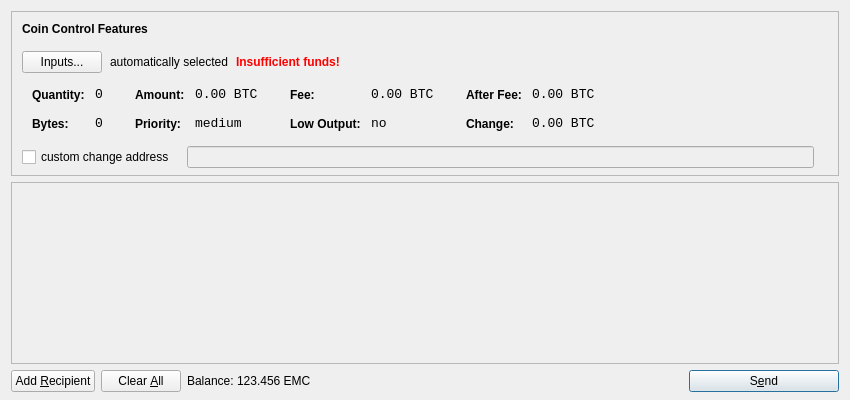
<?xml version="1.0" encoding="UTF-8"?>
<ui version="4.0">
 <class>SendCoinsDialog</class>
 <widget class="QDialog" name="SendCoinsDialog">
  <property name="geometry">
   <rect>
    <x>0</x>
    <y>0</y>
    <width>850</width>
    <height>400</height>
   </rect>
  </property>
  <property name="windowTitle">
   <string>Send Coins</string>
  </property>
  <layout class="QVBoxLayout" name="verticalLayout" stretch="0,1,0">
   <property name="bottomMargin">
    <number>8</number>
   </property>
   <item>
    <widget class="QFrame" name="frameCoinControl">
     <property name="sizePolicy">
      <sizepolicy hsizetype="Expanding" vsizetype="Expanding">
       <horstretch>0</horstretch>
       <verstretch>0</verstretch>
      </sizepolicy>
     </property>
     <property name="maximumSize">
      <size>
       <width>16777215</width>
       <height>16777215</height>
      </size>
     </property>
     <property name="frameShape">
      <enum>QFrame::StyledPanel</enum>
     </property>
     <property name="frameShadow">
      <enum>QFrame::Sunken</enum>
     </property>
     <layout class="QVBoxLayout" name="verticalLayoutCoinControl2">
      <property name="spacing">
       <number>-1</number>
      </property>
      <property name="leftMargin">
       <number>0</number>
      </property>
      <property name="topMargin">
       <number>0</number>
      </property>
      <property name="rightMargin">
       <number>0</number>
      </property>
      <property name="bottomMargin">
       <number>6</number>
      </property>
      <item>
       <layout class="QVBoxLayout" name="verticalLayoutCoinControl" stretch="0,0,0,0,1">
        <property name="spacing">
         <number>0</number>
        </property>
        <property name="leftMargin">
         <number>10</number>
        </property>
        <property name="topMargin">
         <number>10</number>
        </property>
        <item>
         <layout class="QHBoxLayout" name="horizontalLayoutCoinControl1">
          <property name="bottomMargin">
           <number>15</number>
          </property>
          <item>
           <widget class="QLabel" name="labelCoinControlFeatures">
            <property name="sizePolicy">
             <sizepolicy hsizetype="Preferred" vsizetype="Maximum">
              <horstretch>0</horstretch>
              <verstretch>0</verstretch>
             </sizepolicy>
            </property>
            <property name="font">
             <font>
              <weight>75</weight>
              <bold>true</bold>
             </font>
            </property>
            <property name="styleSheet">
             <string notr="true">font-weight:bold;</string>
            </property>
            <property name="text">
             <string>Coin Control Features</string>
            </property>
           </widget>
          </item>
         </layout>
        </item>
        <item>
         <layout class="QHBoxLayout" name="horizontalLayoutCoinControl2" stretch="0,0,0,0">
          <property name="spacing">
           <number>8</number>
          </property>
          <property name="bottomMargin">
           <number>10</number>
          </property>
          <item>
           <widget class="QPushButton" name="pushButtonCoinControl">
            <property name="styleSheet">
             <string notr="true"/>
            </property>
            <property name="text">
             <string>Inputs...</string>
            </property>
           </widget>
          </item>
          <item>
           <widget class="QLabel" name="labelCoinControlAutomaticallySelected">
            <property name="text">
             <string>automatically selected</string>
            </property>
            <property name="margin">
             <number>5</number>
            </property>
           </widget>
          </item>
          <item>
           <widget class="QLabel" name="labelCoinControlInsuffFunds">
            <property name="font">
             <font>
              <weight>75</weight>
              <bold>true</bold>
             </font>
            </property>
            <property name="styleSheet">
             <string notr="true">color:red;font-weight:bold;</string>
            </property>
            <property name="text">
             <string>Insufficient funds!</string>
            </property>
            <property name="margin">
             <number>5</number>
            </property>
           </widget>
          </item>
          <item>
           <spacer name="horizontalSpacerCoinControl">
            <property name="orientation">
             <enum>Qt::Horizontal</enum>
            </property>
            <property name="sizeHint" stdset="0">
             <size>
              <width>40</width>
              <height>1</height>
             </size>
            </property>
           </spacer>
          </item>
         </layout>
        </item>
        <item>
         <widget class="QWidget" name="widgetCoinControl" native="true">
          <property name="sizePolicy">
           <sizepolicy hsizetype="Preferred" vsizetype="Preferred">
            <horstretch>0</horstretch>
            <verstretch>0</verstretch>
           </sizepolicy>
          </property>
          <property name="minimumSize">
           <size>
            <width>0</width>
            <height>0</height>
           </size>
          </property>
          <property name="styleSheet">
           <string notr="true"/>
          </property>
          <layout class="QHBoxLayout" name="horizontalLayoutCoinControl5">
           <property name="margin">
            <number>0</number>
           </property>
           <item>
            <layout class="QHBoxLayout" name="horizontalLayoutCoinControl3" stretch="0,0,0,1">
             <property name="spacing">
              <number>20</number>
             </property>
             <property name="topMargin">
              <number>0</number>
             </property>
             <property name="bottomMargin">
              <number>10</number>
             </property>
             <item>
              <layout class="QFormLayout" name="formLayoutCoinControl1">
               <property name="horizontalSpacing">
                <number>10</number>
               </property>
               <property name="verticalSpacing">
                <number>14</number>
               </property>
               <property name="leftMargin">
                <number>10</number>
               </property>
               <property name="topMargin">
                <number>4</number>
               </property>
               <property name="rightMargin">
                <number>6</number>
               </property>
               <item row="0" column="0">
                <widget class="QLabel" name="labelCoinControlQuantityText">
                 <property name="styleSheet">
                  <string notr="true">font-weight:bold;</string>
                 </property>
                 <property name="text">
                  <string>Quantity:</string>
                 </property>
                 <property name="margin">
                  <number>0</number>
                 </property>
                </widget>
               </item>
               <item row="0" column="1">
                <widget class="QLabel" name="labelCoinControlQuantity">
                 <property name="font">
                  <font>
                   <family>Monospace</family>
                   <pointsize>10</pointsize>
                  </font>
                 </property>
                 <property name="cursor">
                  <cursorShape>IBeamCursor</cursorShape>
                 </property>
                 <property name="contextMenuPolicy">
                  <enum>Qt::ActionsContextMenu</enum>
                 </property>
                 <property name="text">
                  <string notr="true">0</string>
                 </property>
                 <property name="margin">
                  <number>0</number>
                 </property>
                 <property name="textInteractionFlags">
                  <set>Qt::LinksAccessibleByMouse|Qt::TextSelectableByKeyboard|Qt::TextSelectableByMouse</set>
                 </property>
                </widget>
               </item>
               <item row="1" column="0">
                <widget class="QLabel" name="labelCoinControlBytesText">
                 <property name="styleSheet">
                  <string notr="true">font-weight:bold;</string>
                 </property>
                 <property name="text">
                  <string>Bytes:</string>
                 </property>
                </widget>
               </item>
               <item row="1" column="1">
                <widget class="QLabel" name="labelCoinControlBytes">
                 <property name="font">
                  <font>
                   <family>Monospace</family>
                   <pointsize>10</pointsize>
                  </font>
                 </property>
                 <property name="cursor">
                  <cursorShape>IBeamCursor</cursorShape>
                 </property>
                 <property name="contextMenuPolicy">
                  <enum>Qt::ActionsContextMenu</enum>
                 </property>
                 <property name="text">
                  <string notr="true">0</string>
                 </property>
                 <property name="textInteractionFlags">
                  <set>Qt::LinksAccessibleByMouse|Qt::TextSelectableByKeyboard|Qt::TextSelectableByMouse</set>
                 </property>
                </widget>
               </item>
              </layout>
             </item>
             <item>
              <layout class="QFormLayout" name="formLayoutCoinControl2">
               <property name="horizontalSpacing">
                <number>10</number>
               </property>
               <property name="verticalSpacing">
                <number>14</number>
               </property>
               <property name="leftMargin">
                <number>6</number>
               </property>
               <property name="topMargin">
                <number>4</number>
               </property>
               <property name="rightMargin">
                <number>6</number>
               </property>
               <item row="0" column="0">
                <widget class="QLabel" name="labelCoinControlAmountText">
                 <property name="styleSheet">
                  <string notr="true">font-weight:bold;</string>
                 </property>
                 <property name="text">
                  <string>Amount:</string>
                 </property>
                 <property name="margin">
                  <number>0</number>
                 </property>
                </widget>
               </item>
               <item row="0" column="1">
                <widget class="QLabel" name="labelCoinControlAmount">
                 <property name="font">
                  <font>
                   <family>Monospace</family>
                   <pointsize>10</pointsize>
                  </font>
                 </property>
                 <property name="cursor">
                  <cursorShape>IBeamCursor</cursorShape>
                 </property>
                 <property name="contextMenuPolicy">
                  <enum>Qt::ActionsContextMenu</enum>
                 </property>
                 <property name="text">
                  <string notr="true">0.00 BTC</string>
                 </property>
                 <property name="textInteractionFlags">
                  <set>Qt::LinksAccessibleByMouse|Qt::TextSelectableByKeyboard|Qt::TextSelectableByMouse</set>
                 </property>
                </widget>
               </item>
               <item row="1" column="0">
                <widget class="QLabel" name="labelCoinControlPriorityText">
                 <property name="styleSheet">
                  <string notr="true">font-weight:bold;</string>
                 </property>
                 <property name="text">
                  <string>Priority:</string>
                 </property>
                </widget>
               </item>
               <item row="1" column="1">
                <widget class="QLabel" name="labelCoinControlPriority">
                 <property name="font">
                  <font>
                   <family>Monospace</family>
                   <pointsize>10</pointsize>
                  </font>
                 </property>
                 <property name="cursor">
                  <cursorShape>IBeamCursor</cursorShape>
                 </property>
                 <property name="contextMenuPolicy">
                  <enum>Qt::ActionsContextMenu</enum>
                 </property>
                 <property name="text">
                  <string>medium</string>
                 </property>
                 <property name="textInteractionFlags">
                  <set>Qt::LinksAccessibleByMouse|Qt::TextSelectableByKeyboard|Qt::TextSelectableByMouse</set>
                 </property>
                </widget>
               </item>
              </layout>
             </item>
             <item>
              <layout class="QFormLayout" name="formLayoutCoinControl3">
               <property name="horizontalSpacing">
                <number>10</number>
               </property>
               <property name="verticalSpacing">
                <number>14</number>
               </property>
               <property name="leftMargin">
                <number>6</number>
               </property>
               <property name="topMargin">
                <number>4</number>
               </property>
               <property name="rightMargin">
                <number>6</number>
               </property>
               <item row="0" column="0">
                <widget class="QLabel" name="labelCoinControlFeeText">
                 <property name="styleSheet">
                  <string notr="true">font-weight:bold;</string>
                 </property>
                 <property name="text">
                  <string>Fee:</string>
                 </property>
                 <property name="margin">
                  <number>0</number>
                 </property>
                </widget>
               </item>
               <item row="0" column="1">
                <widget class="QLabel" name="labelCoinControlFee">
                 <property name="font">
                  <font>
                   <family>Monospace</family>
                   <pointsize>10</pointsize>
                  </font>
                 </property>
                 <property name="cursor">
                  <cursorShape>IBeamCursor</cursorShape>
                 </property>
                 <property name="contextMenuPolicy">
                  <enum>Qt::ActionsContextMenu</enum>
                 </property>
                 <property name="text">
                  <string notr="true">0.00 BTC</string>
                 </property>
                 <property name="textInteractionFlags">
                  <set>Qt::LinksAccessibleByMouse|Qt::TextSelectableByKeyboard|Qt::TextSelectableByMouse</set>
                 </property>
                </widget>
               </item>
               <item row="1" column="0">
                <widget class="QLabel" name="labelCoinControlLowOutputText">
                 <property name="styleSheet">
                  <string notr="true">font-weight:bold;</string>
                 </property>
                 <property name="text">
                  <string>Low Output:</string>
                 </property>
                </widget>
               </item>
               <item row="1" column="1">
                <widget class="QLabel" name="labelCoinControlLowOutput">
                 <property name="font">
                  <font>
                   <family>Monospace</family>
                   <pointsize>10</pointsize>
                  </font>
                 </property>
                 <property name="cursor">
                  <cursorShape>IBeamCursor</cursorShape>
                 </property>
                 <property name="contextMenuPolicy">
                  <enum>Qt::ActionsContextMenu</enum>
                 </property>
                 <property name="text">
                  <string>no</string>
                 </property>
                 <property name="textInteractionFlags">
                  <set>Qt::LinksAccessibleByMouse|Qt::TextSelectableByKeyboard|Qt::TextSelectableByMouse</set>
                 </property>
                </widget>
               </item>
              </layout>
             </item>
             <item>
              <layout class="QFormLayout" name="formLayoutCoinControl4">
               <property name="horizontalSpacing">
                <number>10</number>
               </property>
               <property name="verticalSpacing">
                <number>14</number>
               </property>
               <property name="leftMargin">
                <number>6</number>
               </property>
               <property name="topMargin">
                <number>4</number>
               </property>
               <property name="rightMargin">
                <number>6</number>
               </property>
               <item row="0" column="0">
                <widget class="QLabel" name="labelCoinControlAfterFeeText">
                 <property name="styleSheet">
                  <string notr="true">font-weight:bold;</string>
                 </property>
                 <property name="text">
                  <string>After Fee:</string>
                 </property>
                 <property name="margin">
                  <number>0</number>
                 </property>
                </widget>
               </item>
               <item row="0" column="1">
                <widget class="QLabel" name="labelCoinControlAfterFee">
                 <property name="font">
                  <font>
                   <family>Monospace</family>
                   <pointsize>10</pointsize>
                  </font>
                 </property>
                 <property name="cursor">
                  <cursorShape>IBeamCursor</cursorShape>
                 </property>
                 <property name="contextMenuPolicy">
                  <enum>Qt::ActionsContextMenu</enum>
                 </property>
                 <property name="text">
                  <string notr="true">0.00 BTC</string>
                 </property>
                 <property name="textInteractionFlags">
                  <set>Qt::LinksAccessibleByMouse|Qt::TextSelectableByKeyboard|Qt::TextSelectableByMouse</set>
                 </property>
                </widget>
               </item>
               <item row="1" column="0">
                <widget class="QLabel" name="labelCoinControlChangeText">
                 <property name="styleSheet">
                  <string notr="true">font-weight:bold;</string>
                 </property>
                 <property name="text">
                  <string>Change:</string>
                 </property>
                </widget>
               </item>
               <item row="1" column="1">
                <widget class="QLabel" name="labelCoinControlChange">
                 <property name="font">
                  <font>
                   <family>Monospace</family>
                   <pointsize>10</pointsize>
                  </font>
                 </property>
                 <property name="cursor">
                  <cursorShape>IBeamCursor</cursorShape>
                 </property>
                 <property name="contextMenuPolicy">
                  <enum>Qt::ActionsContextMenu</enum>
                 </property>
                 <property name="text">
                  <string notr="true">0.00 BTC</string>
                 </property>
                 <property name="textInteractionFlags">
                  <set>Qt::LinksAccessibleByMouse|Qt::TextSelectableByKeyboard|Qt::TextSelectableByMouse</set>
                 </property>
                </widget>
               </item>
              </layout>
             </item>
            </layout>
           </item>
          </layout>
         </widget>
        </item>
        <item>
         <layout class="QHBoxLayout" name="horizontalLayoutCoinControl4" stretch="0,0,0">
          <property name="spacing">
           <number>12</number>
          </property>
          <property name="sizeConstraint">
           <enum>QLayout::SetDefaultConstraint</enum>
          </property>
          <property name="topMargin">
           <number>5</number>
          </property>
          <property name="rightMargin">
           <number>5</number>
          </property>
          <item>
           <widget class="QCheckBox" name="checkBoxCoinControlChange">
            <property name="text">
             <string>custom change address</string>
            </property>
           </widget>
          </item>
          <item>
           <widget class="QLineEdit" name="lineEditCoinControlChange">
            <property name="enabled">
             <bool>false</bool>
            </property>
            <property name="sizePolicy">
             <sizepolicy hsizetype="Expanding" vsizetype="Fixed">
              <horstretch>0</horstretch>
              <verstretch>0</verstretch>
             </sizepolicy>
            </property>
           </widget>
          </item>
          <item>
           <widget class="QLabel" name="labelCoinControlChangeLabel">
            <property name="sizePolicy">
             <sizepolicy hsizetype="Preferred" vsizetype="Expanding">
              <horstretch>0</horstretch>
              <verstretch>0</verstretch>
             </sizepolicy>
            </property>
            <property name="minimumSize">
             <size>
              <width>0</width>
              <height>0</height>
             </size>
            </property>
            <property name="text">
             <string/>
            </property>
            <property name="margin">
             <number>3</number>
            </property>
           </widget>
          </item>
         </layout>
        </item>
        <item>
         <spacer name="verticalSpacerCoinControl">
          <property name="orientation">
           <enum>Qt::Vertical</enum>
          </property>
          <property name="sizeHint" stdset="0">
           <size>
            <width>800</width>
            <height>1</height>
           </size>
          </property>
         </spacer>
        </item>
       </layout>
      </item>
     </layout>
    </widget>
   </item>
   <item>
    <widget class="QScrollArea" name="scrollArea">
     <property name="widgetResizable">
      <bool>true</bool>
     </property>
     <widget class="QWidget" name="scrollAreaWidgetContents">
      <property name="geometry">
       <rect>
        <x>0</x>
        <y>0</y>
        <width>830</width>
        <height>165</height>
       </rect>
      </property>
      <layout class="QVBoxLayout" name="verticalLayout_2">
       <property name="margin">
        <number>0</number>
       </property>
       <item>
        <layout class="QVBoxLayout" name="entries">
         <property name="spacing">
          <number>6</number>
         </property>
        </layout>
       </item>
       <item>
        <spacer name="verticalSpacer">
         <property name="orientation">
          <enum>Qt::Vertical</enum>
         </property>
         <property name="sizeHint" stdset="0">
          <size>
           <width>20</width>
           <height>40</height>
          </size>
         </property>
        </spacer>
       </item>
      </layout>
     </widget>
    </widget>
   </item>
   <item>
    <layout class="QHBoxLayout" name="horizontalLayout">
     <item>
      <widget class="QPushButton" name="addButton">
       <property name="toolTip">
        <string>Send to multiple recipients at once</string>
       </property>
       <property name="text">
        <string>Add &amp;Recipient</string>
       </property>
       <property name="icon">
        <iconset resource="../bitcoin.qrc">
         <normaloff>:/icons/add</normaloff>:/icons/add</iconset>
       </property>
       <property name="autoDefault">
        <bool>false</bool>
       </property>
      </widget>
     </item>
     <item>
      <widget class="QPushButton" name="clearButton">
       <property name="sizePolicy">
        <sizepolicy hsizetype="Minimum" vsizetype="Fixed">
         <horstretch>0</horstretch>
         <verstretch>0</verstretch>
        </sizepolicy>
       </property>
       <property name="toolTip">
        <string>Remove all transaction fields</string>
       </property>
       <property name="text">
        <string>Clear &amp;All</string>
       </property>
       <property name="icon">
        <iconset resource="../bitcoin.qrc">
         <normaloff>:/icons/remove</normaloff>:/icons/remove</iconset>
       </property>
       <property name="autoRepeatDelay">
        <number>300</number>
       </property>
       <property name="autoDefault">
        <bool>false</bool>
       </property>
      </widget>
     </item>
     <item>
      <layout class="QHBoxLayout" name="horizontalLayout_2">
       <property name="spacing">
        <number>3</number>
       </property>
       <item>
        <widget class="QLabel" name="label">
         <property name="text">
          <string>Balance:</string>
         </property>
        </widget>
       </item>
       <item>
        <widget class="QLabel" name="labelBalance">
         <property name="cursor">
          <cursorShape>IBeamCursor</cursorShape>
         </property>
         <property name="text">
          <string>123.456 EMC</string>
         </property>
         <property name="textInteractionFlags">
          <set>Qt::LinksAccessibleByMouse|Qt::TextSelectableByKeyboard|Qt::TextSelectableByMouse</set>
         </property>
        </widget>
       </item>
      </layout>
     </item>
     <item>
      <spacer name="horizontalSpacer">
       <property name="orientation">
        <enum>Qt::Horizontal</enum>
       </property>
       <property name="sizeHint" stdset="0">
        <size>
         <width>40</width>
         <height>20</height>
        </size>
       </property>
      </spacer>
     </item>
     <item>
      <widget class="QPushButton" name="sendButton">
       <property name="minimumSize">
        <size>
         <width>150</width>
         <height>0</height>
        </size>
       </property>
       <property name="toolTip">
        <string>Confirm the send action</string>
       </property>
       <property name="text">
        <string>S&amp;end</string>
       </property>
       <property name="icon">
        <iconset resource="../bitcoin.qrc">
         <normaloff>:/icons/send</normaloff>:/icons/send</iconset>
       </property>
       <property name="default">
        <bool>true</bool>
       </property>
      </widget>
     </item>
    </layout>
   </item>
  </layout>
 </widget>
 <resources>
  <include location="../bitcoin.qrc"/>
 </resources>
 <connections/>
</ui>
